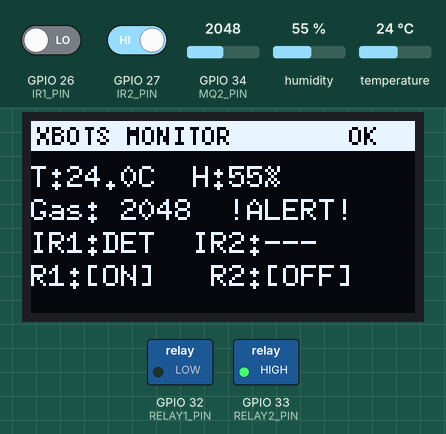
Simulated run of this sketch. Board: ESP32. On the bench: 128×64 one-colour display, switched loads named in the sketch (green lamp = pin HIGH). Inputs (shaded band) come from the test bench; at power-on: GPIO 34 (MQ2_PIN) = 2048, GPIO 26 (IR1_PIN) LOW, GPIO 27 (IR2_PIN) HIGH, humidity 55 %, temperature 24 °C. What the sketch prints to the serial monitor is not drawn.

Above: at 9.4 s.
9.5 s: GPIO 34 (MQ2_PIN) set to 317
At 10.1 s:
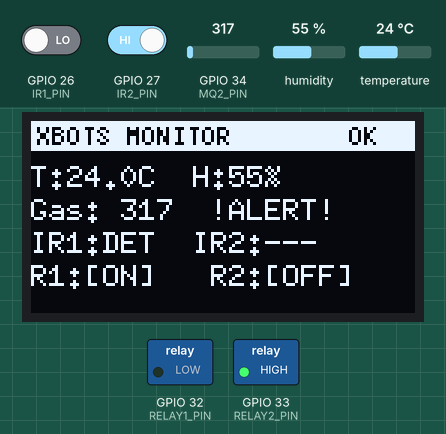
11.0 s: GPIO 34 (MQ2_PIN) set to 287
At 12.2 s:
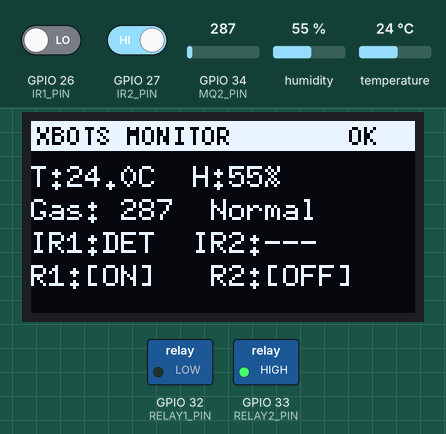
12.5 s: GPIO 26 (IR1_PIN) driven HIGH
At 13.1 s:
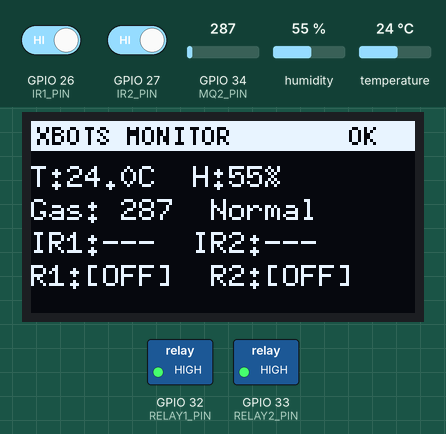
14.0 s: GPIO 34 (MQ2_PIN) set to 491
At 15.2 s:
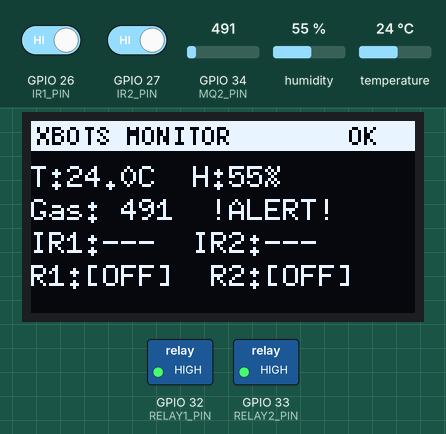
15.5 s: GPIO 27 (IR2_PIN) driven LOW
At 16.3 s:
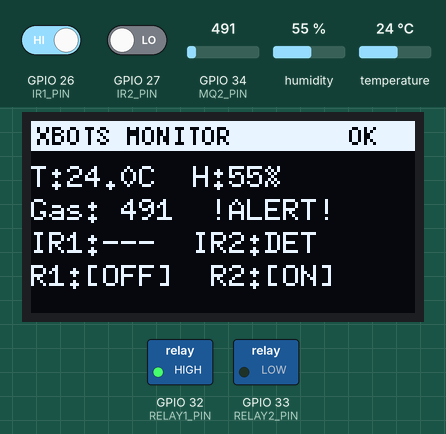
17.0 s: GPIO 26 (IR1_PIN) driven LOW
At 18.1 s:
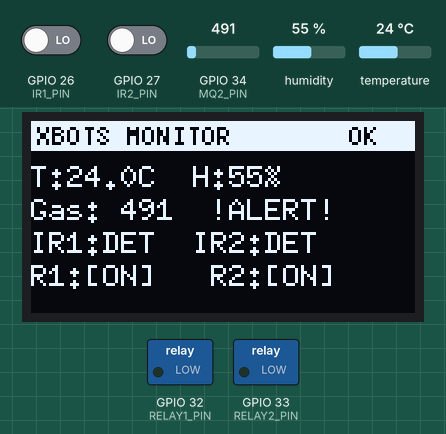
Timing chart, 0 to 19.5 s (numbered marks = the images above; inputs shaded):
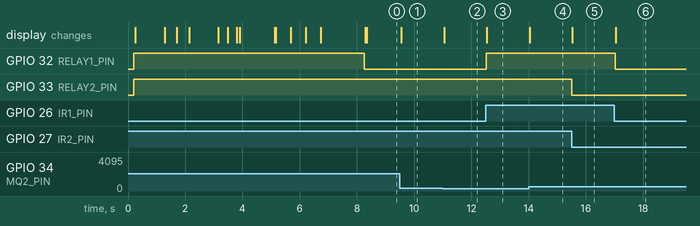

Measured:
- the behaviour switches between 301 and 300 on GPIO 34 (MQ2_PIN) (found by bisection; images 1 and 2)
- after the input at 9.5 s, the display: changes after 0.05 s (image 1)
- after the input at 11.0 s, the display: changes at once (image 2)
- after the input at 12.5 s, GPIO 32 (RELAY1_PIN): LOW → HIGH at once; the display: changes at once (image 3)
- after the input at 14.0 s, the display: changes at once (image 4)
- after the input at 15.5 s, GPIO 33 (RELAY2_PIN): HIGH → LOW at once; the display: changes at once (image 5)
- after the input at 17.0 s, GPIO 32 (RELAY1_PIN): HIGH → LOW at once; the display: changes after 0.05 s (image 6)

The sketch:

ESP32_Node1_Sensor2.ino
```cpp
// ============================================================
//  XBOTS PROJECT — ESP32 NODE 1 (SENSOR + OLED)
//  Sensors: DHT11, MQ2, IR x2 | Actuators: Relay x2
//  Display: 1.3" OLED SH1106 (128x64)
//  Communication: ESP-NOW → Node 2 (Server)
// ============================================================

#include <Wire.h>
#include <U8g2lib.h>        // For 1.3" SH1106 OLED
#include <DHT.h>
#include <esp_now.h>
#include <WiFi.h>

// ──────────────────────────────────────────────
//  PIN DEFINITIONS
// ──────────────────────────────────────────────
#define DHT_PIN       4     // DHT11 data pin
#define DHT_TYPE      DHT11
#define MQ2_PIN       34    // MQ2 analog output (ADC1)
#define IR1_PIN       26    // IR Sensor 1 digital output
#define IR2_PIN       27    // IR Sensor 2 digital output
#define RELAY1_PIN    32    // Relay 1 (IN1)
#define RELAY2_PIN    33    // Relay 2 (IN2)

// ──────────────────────────────────────────────
//  REPLACE WITH YOUR NODE 2 (SERVER) MAC ADDRESS
//  Run Node2 sketch first, note Serial output MAC
// ──────────────────────────────────────────────
uint8_t serverMACAddress[] = {0xFF, 0xFF, 0xFF, 0xFF, 0xFF, 0xFF};
// Example: {0x3C, 0x61, 0x05, 0x0A, 0xB2, 0x44}

// ──────────────────────────────────────────────
//  OBJECTS
// ──────────────────────────────────────────────
// SH1106 1.3" OLED – I2C (SDA=21, SCL=22 on ESP32)
U8G2_SH1106_128X64_NONAME_F_HW_I2C display(U8G2_R0, U8X8_PIN_NONE);
DHT dht(DHT_PIN, DHT_TYPE);

// ──────────────────────────────────────────────
//  ESP-NOW DATA STRUCTURE (must match Node 2)
// ──────────────────────────────────────────────
typedef struct SensorData {
  float temperature;
  float humidity;
  int   gasLevel;
  bool  ir1Detected;
  bool  ir2Detected;
  bool  relay1State;
  bool  relay2State;
  char  status[32];      // short status string
} SensorData;

SensorData sensorData;
bool espNowConnected = false;

esp_now_peer_info_t peerInfo;

// ──────────────────────────────────────────────
//  ESP-NOW SEND CALLBACK
// ──────────────────────────────────────────────
void onDataSent(const uint8_t *mac_addr, esp_now_send_status_t status) {
  if (status == ESP_NOW_SEND_SUCCESS) {
    espNowConnected = true;
  } else {
    espNowConnected = false;
  }
}

// ──────────────────────────────────────────────
//  OLED HELPER: SPLASH SCREENS
// ──────────────────────────────────────────────
void showTeamSplash() {
  // ── Frame 1: XBOTS big logo ──
  display.clearBuffer();
  display.setFont(u8g2_font_logisoso28_tr);
  int w = display.getStrWidth("XBOTS");
  display.drawStr((128 - w) / 2, 44, "XBOTS");
  display.setFont(u8g2_font_6x10_tr);
  display.drawStr(30, 58, "TEAM PRESENTS");
  display.sendBuffer();
  delay(1000);

  // ── Frame 2: animated dots ──
  for (int i = 0; i < 3; i++) {
    display.clearBuffer();
    display.setFont(u8g2_font_logisoso28_tr);
    int ww = display.getStrWidth("XBOTS");
    display.drawStr((128 - ww) / 2, 44, "XBOTS");
    display.setFont(u8g2_font_6x10_tr);
    String dots = "";
    for (int d = 0; d <= i; d++) dots += ".";
    display.drawStr(52, 58, dots.c_str());
    display.sendBuffer();
    delay(400);
  }
  delay(600);
}

void showProjectSplash() {
  // ── Frame 1: Project Name sliding in ──
  for (int x = 128; x >= 0; x -= 8) {
    display.clearBuffer();
    display.setFont(u8g2_font_7x14B_tr);
    display.drawStr(x, 22, "SMART ENV");
    display.drawStr(x, 40, "MONITOR");
    display.setFont(u8g2_font_6x10_tr);
    display.drawStr(0, 58, "by XBOTS  v1.0");
    display.sendBuffer();
    delay(20);
  }
  delay(1200);
}

void showConnectingScreen() {
  display.clearBuffer();
  display.setFont(u8g2_font_6x10_tr);
  display.drawStr(10, 16, "Connecting to");
  display.setFont(u8g2_font_7x14B_tr);
  display.drawStr(12, 36, "SERVER ESP32");
  display.setFont(u8g2_font_6x10_tr);
  display.drawStr(18, 52, "via ESP-NOW...");
  // Draw signal icon (simple lines)
  display.drawLine(70, 60, 70, 60);
  display.sendBuffer();

  // Animate dots
  for (int i = 0; i < 4; i++) {
    display.clearBuffer();
    display.setFont(u8g2_font_6x10_tr);
    display.drawStr(10, 16, "Connecting to");
    display.setFont(u8g2_font_7x14B_tr);
    display.drawStr(12, 36, "SERVER ESP32");
    display.setFont(u8g2_font_6x10_tr);
    String progress = "via ESP-NOW";
    for (int d = 0; d < i; d++) progress += ".";
    display.drawStr(18, 52, progress.c_str());
    display.sendBuffer();
    delay(500);
  }
}

// ──────────────────────────────────────────────
//  OLED: LIVE DATA DISPLAY
// ──────────────────────────────────────────────
void showSensorData(float temp, float hum, int gas,
                    bool ir1, bool ir2,
                    bool r1, bool r2) {
  display.clearBuffer();
  display.setFont(u8g2_font_5x7_tr);

  // ── Header bar ──
  display.drawBox(0, 0, 128, 10);
  display.setDrawColor(0);
  display.drawStr(2, 8, "XBOTS MONITOR");
  display.setDrawColor(1);

  // ── Temperature & Humidity ──
  display.setFont(u8g2_font_6x10_tr);
  char buf[32];
  snprintf(buf, sizeof(buf), "T:%.1fC  H:%.0f%%", temp, hum);
  display.drawStr(0, 22, buf);

  // ── Gas Level ──
  snprintf(buf, sizeof(buf), "Gas: %d  %s", gas,
           gas > 300 ? "!ALERT!" : "Normal");
  display.drawStr(0, 33, buf);

  // ── IR Sensors ──
  snprintf(buf, sizeof(buf), "IR1:%s  IR2:%s",
           ir1 ? "DET" : "---",
           ir2 ? "DET" : "---");
  display.drawStr(0, 44, buf);

  // ── Relay States ──
  snprintf(buf, sizeof(buf), "R1:%s  R2:%s",
           r1 ? "[ON] " : "[OFF]",
           r2 ? "[ON] " : "[OFF]");
  display.drawStr(0, 55, buf);

  // ── ESP-NOW indicator (top right) ──
  display.setFont(u8g2_font_5x7_tr);
  if (espNowConnected) {
    display.drawStr(100, 8, "");   // shown as filled box
    display.drawBox(105, 2, 20, 6);
    display.setDrawColor(0);
    display.drawStr(106, 8, "OK");
    display.setDrawColor(1);
  }

  display.sendBuffer();
}

// ──────────────────────────────────────────────
//  SETUP
// ──────────────────────────────────────────────
void setup() {
  Serial.begin(115200);
  delay(200);

  // Pin modes
  pinMode(IR1_PIN, INPUT);
  pinMode(IR2_PIN, INPUT);
  pinMode(RELAY1_PIN, OUTPUT);
  pinMode(RELAY2_PIN, OUTPUT);
  digitalWrite(RELAY1_PIN, HIGH);  // Relay OFF (active LOW module)
  digitalWrite(RELAY2_PIN, HIGH);

  // Init OLED
  display.begin();
  display.setContrast(200);

  // ── Splash Sequence ──
  showTeamSplash();
  showProjectSplash();

  // Init DHT
  dht.begin();

  // ── Init WiFi for ESP-NOW ──
  WiFi.mode(WIFI_STA);
  Serial.print("Node1 MAC: ");
  Serial.println(WiFi.macAddress());

  showConnectingScreen();

  // Init ESP-NOW
  if (esp_now_init() != ESP_OK) {
    Serial.println("ESP-NOW init failed!");
    display.clearBuffer();
    display.setFont(u8g2_font_6x10_tr);
    display.drawStr(0, 32, "ESP-NOW FAILED!");
    display.sendBuffer();
    while (1) delay(1000);
  }

  esp_now_register_send_cb(onDataSent);

  // Register peer (Node 2 / Server)
  memset(&peerInfo, 0, sizeof(peerInfo));
  memcpy(peerInfo.peer_addr, serverMACAddress, 6);
  peerInfo.channel = 0;
  peerInfo.encrypt = false;

  if (esp_now_add_peer(&peerInfo) != ESP_OK) {
    Serial.println("Failed to add peer");
  } else {
    Serial.println("Peer added successfully");
  }

  delay(1000);
}

// ──────────────────────────────────────────────
//  MAIN LOOP
// ──────────────────────────────────────────────
unsigned long lastSend = 0;
const unsigned long SEND_INTERVAL = 1000;  // Send every 1 second

void loop() {
  // ── Read Sensors ──
  float temperature = dht.readTemperature();
  float humidity    = dht.readHumidity();
  int   gasLevel    = analogRead(MQ2_PIN);  // 0-4095

  // Handle DHT read failure
  if (isnan(temperature)) temperature = -1.0;
  if (isnan(humidity))    humidity    = -1.0;

  // IR: LOW = detected on most modules (check your module)
  bool ir1 = (digitalRead(IR1_PIN) == LOW);
  bool ir2 = (digitalRead(IR2_PIN) == LOW);

  // ── Relay Logic: Actuate based on IR detection ──
  bool relay1State = ir1;   // Relay 1 ON when IR1 detects object
  bool relay2State = ir2;   // Relay 2 ON when IR2 detects object

  // Active LOW relay modules: LOW = ON
  digitalWrite(RELAY1_PIN, relay1State ? LOW : HIGH);
  digitalWrite(RELAY2_PIN, relay2State ? LOW : HIGH);

  // ── Update OLED ──
  showSensorData(temperature, humidity, gasLevel,
                 ir1, ir2, relay1State, relay2State);

  // ── Send via ESP-NOW every SEND_INTERVAL ms ──
  if (millis() - lastSend >= SEND_INTERVAL) {
    sensorData.temperature  = temperature;
    sensorData.humidity     = humidity;
    sensorData.gasLevel     = gasLevel;
    sensorData.ir1Detected  = ir1;
    sensorData.ir2Detected  = ir2;
    sensorData.relay1State  = relay1State;
    sensorData.relay2State  = relay2State;

    if (gasLevel > 300) {
      snprintf(sensorData.status, sizeof(sensorData.status), "GAS ALERT!");
    } else if (ir1 || ir2) {
      snprintf(sensorData.status, sizeof(sensorData.status), "Motion Detected");
    } else {
      snprintf(sensorData.status, sizeof(sensorData.status), "All Normal");
    }

    esp_err_t result = esp_now_send(serverMACAddress,
                                    (uint8_t *)&sensorData,
                                    sizeof(sensorData));

    Serial.printf("T:%.1f H:%.1f Gas:%d IR1:%d IR2:%d R1:%d R2:%d | Send:%s\n",
                  temperature, humidity, gasLevel,
                  ir1, ir2, relay1State, relay2State,
                  result == ESP_OK ? "OK" : "FAIL");

    lastSend = millis();
  }
}
```
